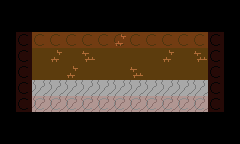

Rendered tile map (Tiled .tmx) drawn with the repository's tilesets; below, a short description and the full map source, tile grids included:
An orthogonal 15x9 tile map with 16x16 px tiles, 4 tile layers (ground-back, background, items-angled-left, collision) and 3 objects (downtown, club-front, start).

<map version="1.4" tiledversion="1.4.1" orientation="orthogonal" renderorder="right-down" width="15" height="9" tilewidth="16" tileheight="16" infinite="0" nextlayerid="10" nextobjectid="10">
 <tileset firstgid="1" name="tiles" tilewidth="16" tileheight="16" tilecount="192" columns="12">
  <image source="../../images/tilesets/tiles.png" width="192" height="256" />
 </tileset>
 <layer id="4" name="ground-back" width="15" height="9">
  <data encoding="csv">
0,0,0,0,0,0,0,0,0,0,0,0,0,0,0,
0,0,0,0,0,0,0,0,0,0,0,0,0,0,0,
0,0,0,0,0,0,0,0,0,0,0,0,0,0,0,
0,0,0,0,0,0,0,0,0,0,0,0,0,0,0,
0,0,0,0,0,0,0,0,0,0,0,0,0,0,0,
0,0,0,0,0,0,0,0,0,0,0,0,0,0,0,
0,0,0,0,0,0,0,0,0,0,0,0,0,0,0,
0,0,0,0,0,0,0,0,0,0,0,0,0,0,0,
0,0,0,0,0,0,0,0,0,0,0,0,0,0,0
</data>
 </layer>
 <layer id="1" name="background" width="15" height="9">
  <data encoding="csv">
0,0,0,0,0,0,0,0,0,0,0,0,0,0,0,
0,0,0,0,0,0,0,0,0,0,0,0,0,0,0,
0,0,115,115,115,115,115,163,115,115,115,115,115,0,0,
0,0,115,163,115,164,115,115,115,115,163,115,164,0,0,
0,0,115,115,163,115,115,115,164,115,115,115,115,0,0,
0,0,119,119,119,119,116,119,116,119,119,116,119,0,0,
0,0,119,116,119,116,116,116,119,116,119,116,116,0,0,
0,0,0,0,0,0,0,0,0,0,0,0,0,0,0,
0,0,0,0,0,0,0,0,0,0,0,0,0,0,0
</data>
 </layer>
 <layer id="3" name="items-angled-left" width="15" height="9">
  <data encoding="csv">
0,0,0,0,0,0,0,0,0,0,0,0,0,0,0,
0,0,0,0,0,0,0,0,0,0,0,0,0,0,0,
0,0,0,0,0,0,0,0,0,0,0,0,0,0,0,
0,0,0,0,0,0,0,0,0,0,0,0,0,0,0,
0,0,0,0,0,0,0,0,0,0,0,0,0,0,0,
0,0,0,0,0,0,0,0,0,0,0,0,0,0,0,
0,0,0,0,0,0,0,0,0,0,0,0,0,0,0,
0,0,0,0,0,0,0,0,0,0,0,0,0,0,0,
0,0,0,0,0,0,0,0,0,0,0,0,0,0,0
</data>
 </layer>
 <layer id="2" name="collision" width="15" height="9" opacity="0.17">
  <data encoding="csv">
0,0,0,0,0,0,0,0,0,0,0,0,0,0,0,
0,0,0,0,0,0,0,0,0,0,0,0,0,0,0,
0,29,29,29,29,29,29,29,29,29,29,29,29,29,0,
0,29,0,0,0,0,0,0,0,0,0,0,0,29,0,
0,29,0,0,0,0,0,0,0,0,0,0,0,29,0,
0,29,0,0,0,0,0,0,0,0,0,0,0,29,0,
0,29,29,29,29,29,29,29,29,29,29,29,29,29,0,
0,0,0,0,0,0,0,0,0,0,0,0,0,0,0,
0,0,0,0,0,0,0,0,0,0,0,0,0,0,0
</data>
 </layer>
 <objectgroup id="5" name="hard-exits">
  <object id="1" name="downtown" x="32" y="80">
   <properties>
    <property name="from" value="left" />
   </properties>
   <point />
  </object>
  <object id="9" name="club-front" x="202" y="80">
   <properties>
    <property name="from" value="right" />
   </properties>
   <point />
  </object>
 </objectgroup>
 <objectgroup id="8" name="soft-exits">
  <object id="5" name="start" x="115" y="83">
   <point />
  </object>
 </objectgroup>
</map>
